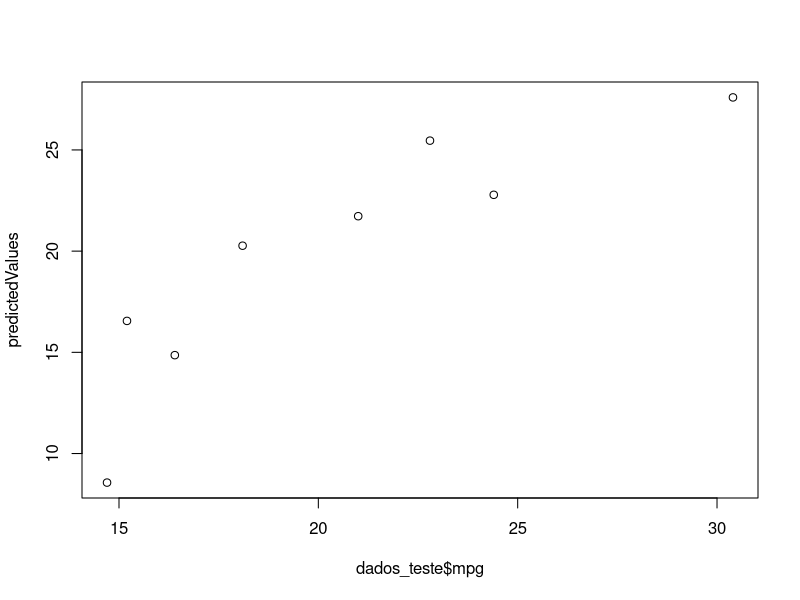
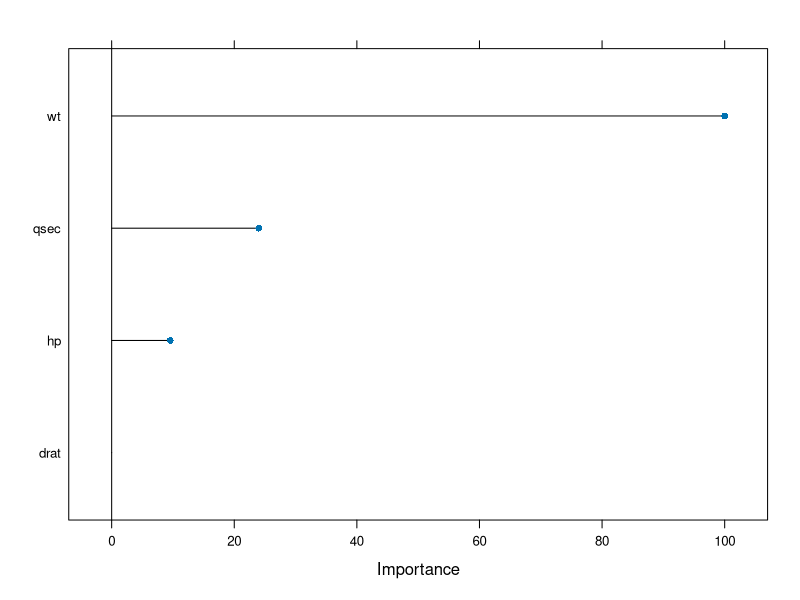

Source code (R) for these figures, in order:
# Usando o Pacote Caret Para Criar Modelos de Machine Learning em R
# http://topepo.github.io/caret/index.html

# Obs: Caso tenha problemas com a acentuação, consulte este link:
# https://support.rstudio.com/hc/en-us/articles/200532197-Character-Encoding

# Configurando o diretório de trabalho
# Coloque entre aspas o diretório de trabalho que você está usando no seu computador
# Não use diretórios com espaço no nome
setwd("C:/Temp/Python/01-BigDataAnalyticsComR_Azure_MachineLearning/cap12-IntroducaoAzureMachineLearning")
getwd()

# Instalando os pacotes
install.packages("caret")
install.packages("randomForest")

# Carregando os pacotes
library(caret)
library(randomForest)
library(datasets)

# Usando o dataset mtcars
View(mtcars)

# Funcao do Caret para divisao dos dados
?createDataPartition
split <- createDataPartition(y = mtcars$mpg, p = 0.7, list = FALSE)

# Criando dados de treino e de teste
dados_treino <- mtcars[split,]
dados_teste <- mtcars[-split,]

# Treinando o modelo
?train
names(getModelInfo())

# Mostrando a importância das variáveis para a criação do modelo
?varImp

modelol_v1 <- train(mpg ~ ., data = dados_treino, method = "lm")
varImp(modelol_v1)

# Regressão linear
modelol_v1 <- train(mpg ~ wt + hp + qsec + drat, data = dados_treino, method = "lm")

# Random forest
modelol_v2 <- train(mpg ~ wt + hp + qsec + drat, data = dados_treino, method = "rf")

# Resumo do modelo
summary(modelol_v1)
summary(modelol_v2)

# Ajustando o modelo
?expand.grid
?trainControl
controle1 <- trainControl(method = "cv", number = 10)

modelol_v3 <- train(mpg ~ wt + hp + qsec + drat, 
                    data = dados_treino, 
                    method = "lm", 
                    trControl = controle1, 
                    metric = "Rsquared")

# Resumo do modelo
summary(modelol_v3)

# Coletando os residuos
residuals <- resid(modelol_v3)
residuals

# Previsoes
?predict
predictedValues <- predict(modelol_v1, dados_teste)
predictedValues
plot(dados_teste$mpg, predictedValues)

# Plot das variáveis mais relevantes no modelo
plot(varImp(modelol_v1))





